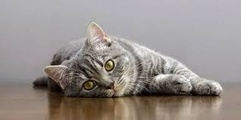
#> input picture img_gato.jpg, 241 x 120 px, shrunk from 318 x 159 before the run
$ jupyter execute 'LAB. 2 - 19001849.ipynb'
#> lines starting #> are read from the running program, lines starting #| are printed output that depends on the picture; after the words box and inside, x2 and y2 are one past the last pixel; in counts of white or black regions, pixels touching at a corner belong together
[cell 1]
import numpy as np
import matplotlib.pyplot as plt
from mpl_toolkits.mplot3d import Axes3D
from PIL import Image

#

[cell 2]
# Problema # 1:

def imagen1(image_path, threshold=128):
#> called with image_path = 'img_gato.jpg', threshold = 128
    imagen2 = Image.open(image_path).convert('L')
    imagen3 = np.array(imagen2)
    valor = np.where(imagen3 > threshold, 255, 0)
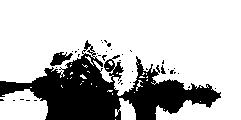
#> valor: shape (120, 241) int64; 74.3% white; 38 black regions (35 under 20 px), largest, box (x1, y1, x2, y2) and area: (0, 40, 221, 120) 7107, (50, 52, 73, 66) 173, (161, 65, 166, 74) 24
    conversion = Image.fromarray(np.uint8(valor))
    return conversion
imagen4 = imagen1('img_gato.jpg', threshold=128)
imagen4.show()

[cell 3]
# Problema # 2:

def imagen(imgn, threshold=128):
    imgsh = imgn.convert('L')
    array_imagen = np.array(imgsh)
    bin = np.where(array_imagen > threshold, 255, 0)
    return bin
def image_operations(imagen1, imagen2, threshold=128):
#> called with imagen1 = 'imagen_igual1.jpg', imagen2 = 'imagen_igual2.jpg', threshold = 128
    imgp = Image.open(imagen1)
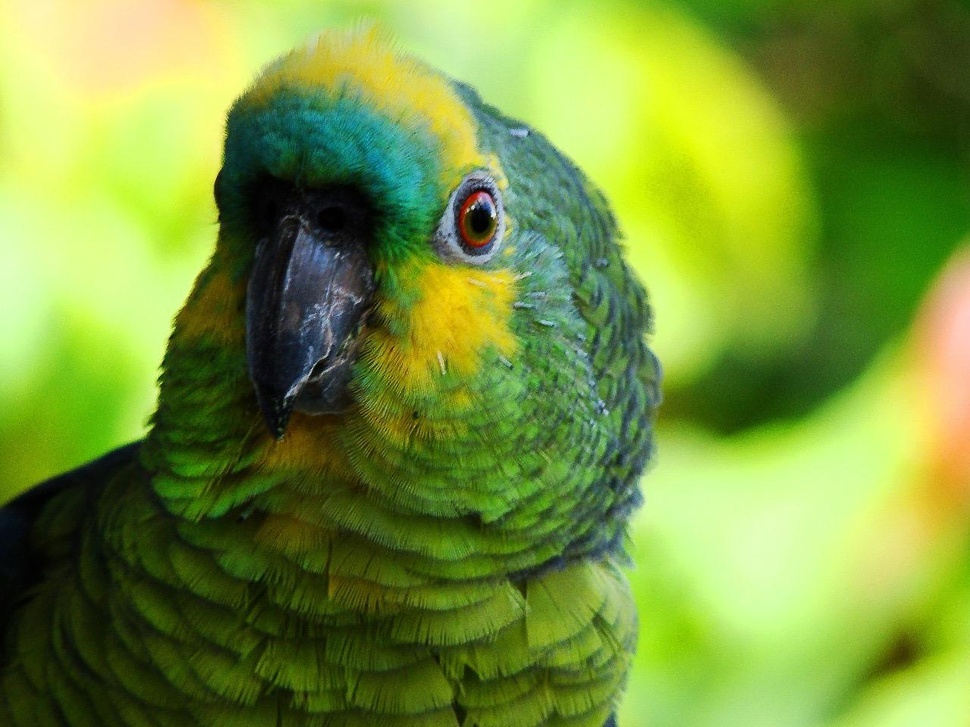
#> input picture imagen_igual1.jpg, 970 x 727 px, shrunk from 1280 x 960 before the run
#> imgp is the input picture: PIL image 970x727 RGB; mean R, G, B 120.1, 149.4, 59.8
    imgs = Image.open(imagen2)
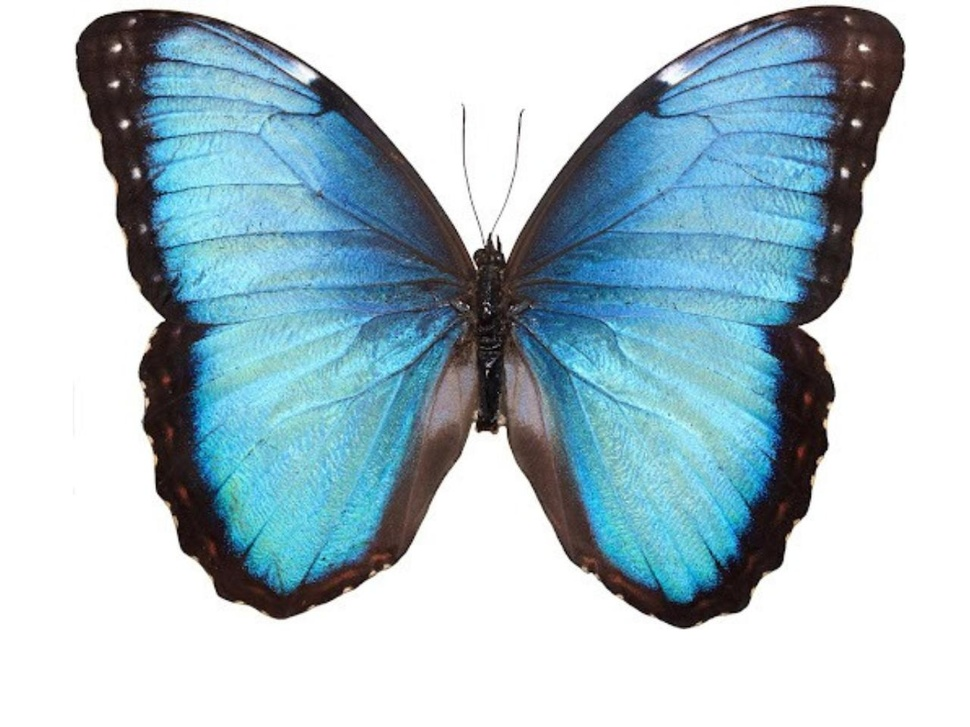
#> input picture imagen_igual2.jpg, 970 x 727 px, shrunk from 1280 x 960 before the run
#> imgs is the input picture: PIL image 970x727 RGB; mean R, G, B 173.4, 194.9, 203.9
    assert imgp.size == imgs.size, "imagenes del mismo tamaño"
    binaria1 = imagen(imgp, threshold)
#> in imagen, `bin = np.where(array_imagen > threshold, 255, 0)`: bin: shape (727, 970) int64; 48.8% white; 1100 white regions (1036 under 20 px), largest, box (x1, y1, x2, y2) and area: (0, 0, 807, 481) 217534, (528, 244, 970, 727) 117402, (548, 329, 605, 408) 1179
    binaria2 = imagen(imgs, threshold)
#> in imagen (call 2), `bin = np.where(array_imagen > threshold, 255, 0)`: bin: shape (727, 970) int64; 77% white; 626 black regions (607 under 20 px), largest, box (x1, y1, x2, y2) and area: (76, 6, 905, 629) 159419, (383, 434, 401, 454) 99, (281, 231, 315, 238) 85
    sumatoria = np.clip(np.array(imgp) + np.array(imgs), 0, 255) # SUMA
    resta = np.clip(np.array(imgp) - np.array(imgs), 0, 255) # SUMA
    imageny = np.bitwise_and(binaria1, binaria2)
#> imageny: shape (727, 970) int64; 39.1% white; 944 white regions (864 under 20 px), largest, box (x1, y1, x2, y2) and area: (0, 0, 712, 481) 108199, (528, 244, 970, 727) 86488, (624, 54, 807, 402) 39552
    imageno = np.bitwise_or(binaria1, binaria2)
#> imageno: shape (727, 970) int64; 86.7% white; 602 black regions (576 under 20 px), largest, box (x1, y1, x2, y2) and area: (147, 161, 645, 619) 47673, (713, 6, 905, 431) 25793, (268, 83, 475, 344) 17606
    imgenoiy = np.bitwise_xor(binaria1, binaria2)
#> imgenoiy: shape (727, 970) int64; 47.5% white; 1153 white regions (1100 under 20 px), largest, box (x1, y1, x2, y2) and area: (0, 10, 621, 727) 143996, (188, 78, 587, 587) 87928, (569, 0, 970, 407) 47607
    sumatoria = Image.fromarray(np.uint8(sumatoria))
    resta = Image.fromarray(np.uint8(resta))
    imageny = Image.fromarray(np.uint8(imageny))
    imageno = Image.fromarray(np.uint8(imageno))
    imgenoiy = Image.fromarray(np.uint8(imgenoiy))
    return sumatoria, resta, imageny, imageno, imgenoiy
sum_img, subtract_img, and_img, or_img, xor_img = image_operations('imagen_igual1.jpg', 'imagen_igual2.jpg', threshold=128)
sum_img.show(title="sumatoria")
subtract_img.show(title="resta")
and_img.show(title="y")
or_img.show(title="o")
xor_img.show(title="xor")

[cell 4]
# Problema # 3:

def imagen_en_3D(imgp):

#> called with imgp = 'img_gato_escala_de_grises.jpg'
    gato = Image.open(imgp).convert('L')
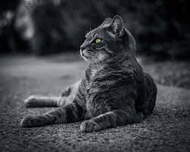
#> input picture img_gato_escala_de_grises.jpg, 190 x 152 px, shrunk from 251 x 201 before the run

    imagengato = np.array(gato)
    x_dim, y_dim = imagengato.shape
#> x_dim = 152; y_dim = 190

    y = np.arange(0, y_dim, 1)
#> y = 190 values from 0 to 189
    x = np.arange(0, x_dim, 1)
#> x = 152 values from 0 to 151
    x, y = np.meshgrid(x, y)
    z = imagengato.T
    trazo = plt.figure()

    bza = trazo.add_subplot(111, projection='3d')
    bza.plot_surface(x, y, z, cmap='gray')
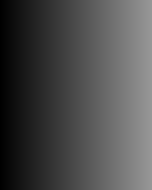
#> x: shape (190, 152) int64; min 0, max 151, mean 75.5

    bza.set_xlabel('X')
    bza.set_ylabel('Y')
    bza.set_zlabel('Mostramos la intensidad del color GRIS')
    plt.show()
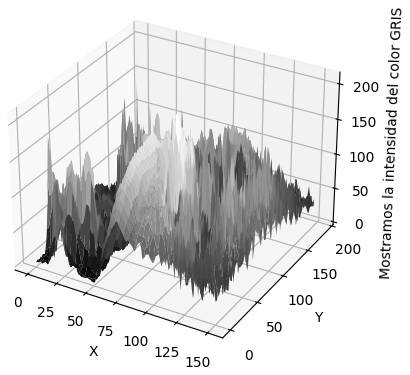
#> figure drawn by matplotlib, 1 panel
imagen_en_3D('img_gato_escala_de_grises.jpg') # Mostramos la gráfica

[cell 5]
# Problema # 4:

# Negativa

def negativa(img1):
#> called with img1 = 'img_gato.jpg'
    img = Image.open(img1).convert('L')
    img_a = np.array(img)
    imagen_en_negativo = 255 - img_a
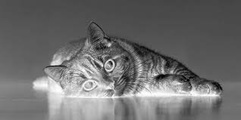
#> imagen_en_negativo: shape (120, 241); min 0, max 254, mean 109.8
    return Image.fromarray(np.uint8(imagen_en_negativo))

# Lineal

def lineal(img2, a=1, b=0):
#> called with img2 = 'img_gato.jpg', a = 1.2, b = 20
    img3 = Image.open(img2).convert('L')
    img4 = np.array(img3)
    imagen_en_lineal = a * img4 + b
    imagen_en_lineal = np.clip(imagen_en_lineal, 0, 255)
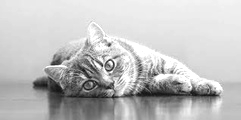
#> imagen_en_lineal: shape (120, 241) float64; min 21.2, max 255, mean 193.5
    return Image.fromarray(np.uint8(imagen_en_lineal))

# Logaritmica

def logar(imglog, c=1):
#> called with imglog = 'img_gato.jpg', c = 30
    logimg = Image.open(imglog).convert('L')
    imagena = np.array(logimg)
    imagen_en_logaritmica = c * np.log1p(imagena)  # log1p es log(1 + p)
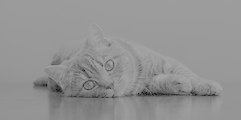
#> imagen_en_logaritmica: shape (120, 241) float16; min 20.8, max 166.4, mean 146.9
    imagen_en_logaritmica = np.clip(imagen_en_logaritmica * (255 / np.log(256)), 0, 255)  # Escalando el resultado
#> imagen_en_logaritmica: shape (120, 241) float16; every value is 255
    return Image.fromarray(np.uint8(imagen_en_logaritmica))
#> returned value: PIL image 241x120 L; every value is 255

# Exponencial

def expo(imgexpo, c=1):
#> called with imgexpo = 'img_gato.jpg', c = 1
    imgzz = Image.open(imgexpo).convert('L')
    imagenb = np.array(imgzz)
    imagen_en_exponencial = c * (np.exp(imagenb / 255) - 1)
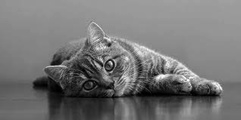
#> imagen_en_exponencial: shape (120, 241) float64; min 0.00393, max 1.72, mean 0.794; drawn with min black and max white
    imagen_en_exponencial = np.clip(imagen_en_exponencial * (255 / (np.exp(1) - 1)), 0, 255)  # Escalando el resultado
    return Image.fromarray(np.uint8(imagen_en_exponencial))

resultado_negativo = negativa('img_gato.jpg')
resultado_lineal = lineal('img_gato.jpg', a=1.2, b=20)
resultado_logaritmico = logar('img_gato.jpg', c=30)
resultado_exponencial = expo('img_gato.jpg', c=1)

# Resultados

resultado_negativo.show(title="transformación negativa")
resultado_lineal.show(title="transformación ineal")
resultado_logaritmico.show(title="transformación logarítmica")
resultado_exponencial.show(title="transformación exponencial")
